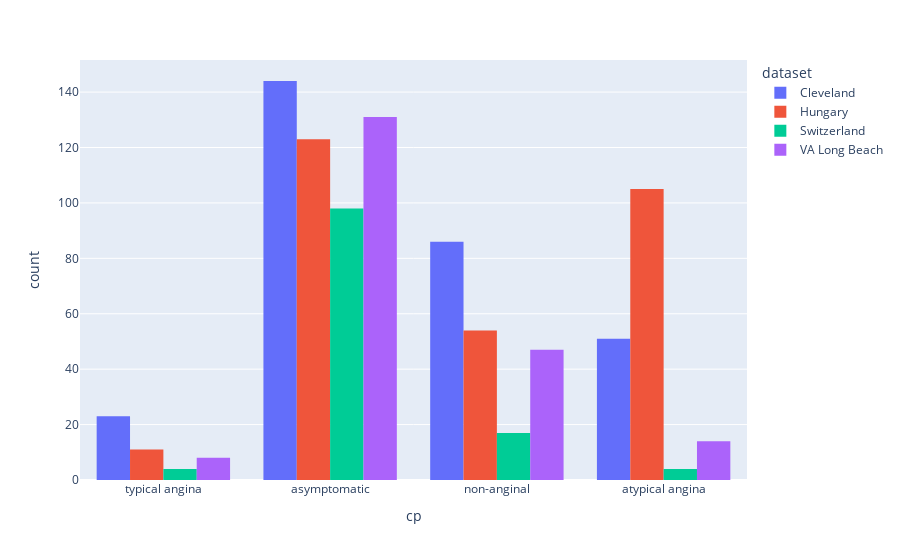

The code cell stored with this chart in its notebook:
### Code cell
# count plot of cp column by dataset columnplt
fig = px.histogram(df, x='cp', color='dataset', barmode='group')
fig.show()

### Figure 1 — Plotly figure (JSON) as saved in the notebook; plotly's stock layout.template omitted (floating-point values rounded to 4 significant figures; data arrays with more than 128 entries replaced by an {"elided": "..."} marker saying what was removed)
{"data": [{"alignmentgroup": "True", "bingroup": "x", "hovertemplate": "dataset=Cleveland<br>cp=%{x}<br>count=%{y}<extra></extra>", "legendgroup": "Cleveland", "marker": {"color": "#636efa", "pattern": {"shape": ""}}, "name": "Cleveland", "offsetgroup": "Cleveland", "orientation": "v", "showlegend": true, "type": "histogram", "x": {"elided": "304 str values"}, "xaxis": "x", "yaxis": "y"}, {"alignmentgroup": "True", "bingroup": "x", "hovertemplate": "dataset=Hungary<br>cp=%{x}<br>count=%{y}<extra></extra>", "legendgroup": "Hungary", "marker": {"color": "#EF553B", "pattern": {"shape": ""}}, "name": "Hungary", "offsetgroup": "Hungary", "orientation": "v", "showlegend": true, "type": "histogram", "x": {"elided": "293 str values"}, "xaxis": "x", "yaxis": "y"}, {"alignmentgroup": "True", "bingroup": "x", "hovertemplate": "dataset=Switzerland<br>cp=%{x}<br>count=%{y}<extra></extra>", "legendgroup": "Switzerland", "marker": {"color": "#00cc96", "pattern": {"shape": ""}}, "name": "Switzerland", "offsetgroup": "Switzerland", "orientation": "v", "showlegend": true, "type": "histogram", "x": ["typical angina", "asymptomatic", "asymptomatic", "asymptomatic", "asymptomatic", "asymptomatic", "non-anginal", "non-anginal", "asymptomatic", "asymptomatic", "asymptomatic", "asymptomatic", "asymptomatic", "asymptomatic", "asymptomatic", "asymptomatic", "asymptomatic", "non-anginal", "asymptomatic", "asymptomatic", "non-anginal", "non-anginal", "asymptomatic", "asymptomatic", "asymptomatic", "asymptomatic", "asymptomatic", "asymptomatic", "asymptomatic", "asymptomatic", "asymptomatic", "asymptomatic", "asymptomatic", "asymptomatic", "asymptomatic", "asymptomatic", "asymptomatic", "asymptomatic", "asymptomatic", "asymptomatic", "atypical angina", "atypical angina", "non-anginal", "non-anginal", "asymptomatic", "asymptomatic", "asymptomatic", "asymptomatic", "asymptomatic", "asymptomatic", "asymptomatic", "atypical angina", "asymptomatic", "asymptomatic", "asymptomatic", "non-anginal", "non-anginal", "non-anginal", "asymptomatic", "asymptomatic", "asymptomatic", "asymptomatic", "asymptomatic", "non-anginal", "asymptomatic", "asymptomatic", "asymptomatic", "asymptomatic", "asymptomatic", "asymptomatic", "asymptomatic", "asymptomatic", "non-anginal", "asymptomatic", "asymptomatic", "asymptomatic", "asymptomatic", "non-anginal", "asymptomatic", "asymptomatic", "asymptomatic", "asymptomatic", "asymptomatic", "non-anginal", "asymptomatic", "asymptomatic", "asymptomatic", "asymptomatic", "asymptomatic", "asymptomatic", "asymptomatic", "asymptomatic", "typical angina", "asymptomatic", "typical angina", "non-anginal", "asymptomatic", "asymptomatic", "asymptomatic", "asymptomatic", "asymptomatic", "asymptomatic", "asymptomatic", "asymptomatic", "asymptomatic", "asymptomatic", "asymptomatic", "asymptomatic", "asymptomatic", "asymptomatic", "asymptomatic", "asymptomatic", "asymptomatic", "typical angina", "asymptomatic", "asymptomatic", "asymptomatic", "asymptomatic", "asymptomatic", "asymptomatic", "non-anginal", "non-anginal", "atypical angina"], "xaxis": "x", "yaxis": "y"}, {"alignmentgroup": "True", "bingroup": "x", "hovertemplate": "dataset=VA Long Beach<br>cp=%{x}<br>count=%{y}<extra></extra>", "legendgroup": "VA Long Beach", "marker": {"color": "#ab63fa", "pattern": {"shape": ""}}, "name": "VA Long Beach", "offsetgroup": "VA Long Beach", "orientation": "v", "showlegend": true, "type": "histogram", "x": {"elided": "200 str values"}, "xaxis": "x", "yaxis": "y"}], "layout": {"barmode": "group", "legend": {"title": {"text": "dataset"}, "tracegroupgap": 0}, "margin": {"t": 60}, "xaxis": {"anchor": "y", "domain": [0, 1], "title": {"text": "cp"}}, "yaxis": {"anchor": "x", "domain": [0, 1], "title": {"text": "count"}}}}
